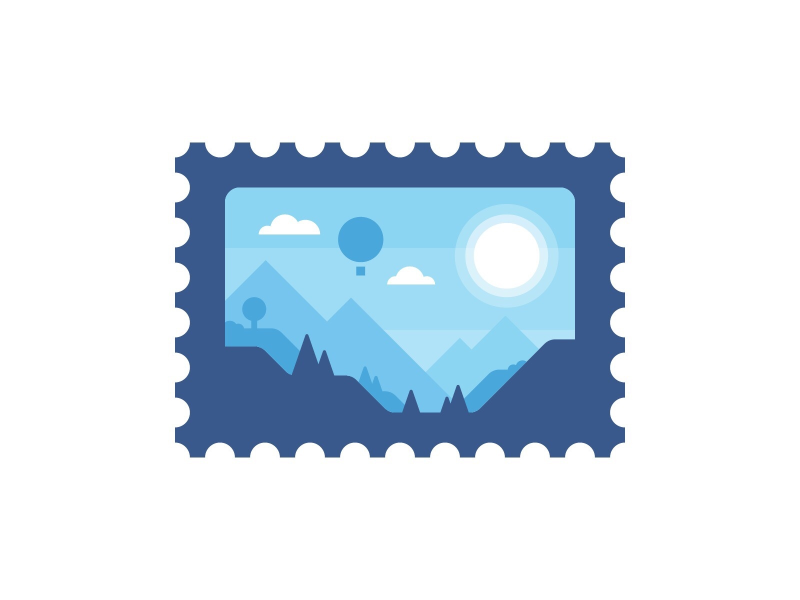
#> input picture src/img/vector.png, 1600 x 1200 px (shown at 1/2 size)
$ python pipe.py
#> lines starting #> are read from the running program, lines starting #| are printed output that depends on the picture; after the words box and inside, x2 and y2 are one past the last pixel; in counts of white or black regions, pixels touching at a corner belong together
#> in pipe, img is the input picture: shape (1200, 1600, 3); mean B, G, R 237.5, 226.8, 213.7
### src/img_preperation.py
from sklearn.cluster import MiniBatchKMeans
import numpy as np
import cv2

from app_exception import *


def read_img(img_path):
    return cv2.imread(img_path)

#https://www.pyimagesearch.com/2014/07/07/color-quantization-opencv-using-k-means-clustering/
def img_quantize(img, n_colors):

#> called with n_colors = 7
    if img.size < n_colors:
        raise QuantizeError('img.size < n_colors', 'ValueError')

    h, w = img.shape[:2]
#> h = 1200; w = 1600

    img = cv2.cvtColor(img, cv2.COLOR_BGR2LAB)
#> img: shape (1200, 1600, 3); mean of channels 0, 1, 2 227.3, 126.8, 120.9

    img = img.reshape((img.shape[0] * img.shape[1], 3))

    clt = MiniBatchKMeans(n_clusters=n_colors, random_state=1)
    labels = clt.fit_predict(img)
    quant = clt.cluster_centers_.astype("uint8")[labels]

    # reshape the feature vectors to images
    quant = quant.reshape((h, w, 3))
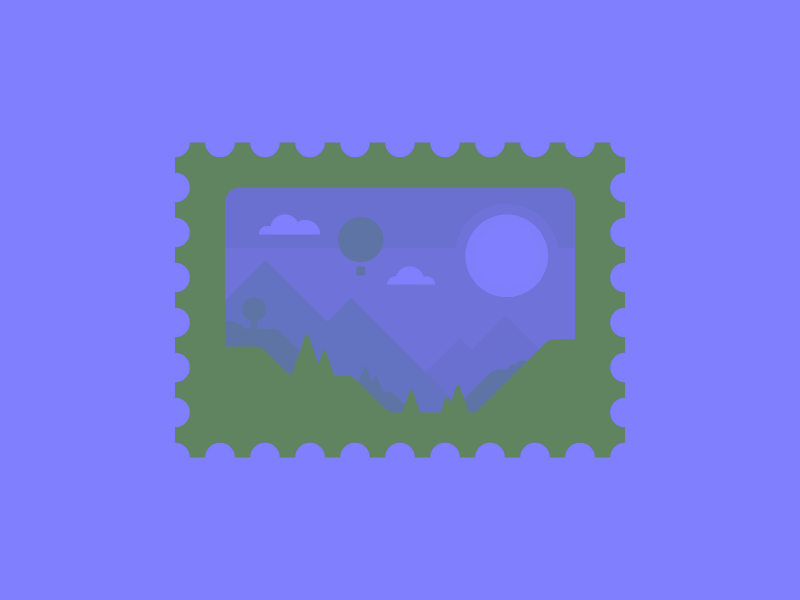
#> quant: shape (1200, 1600, 3) (shown at 1/2 size); mean of channels 0, 1, 2 226.5, 126, 120.9; drawn as B, G, R
    return cv2.cvtColor(quant, cv2.COLOR_LAB2RGB)

def img_blur(img):
    return cv2.bilateralFilter(img, 11, 17, 17)

### src/SVGBuilder.py
import random

import cairosvg


class SVGBuilder:

    path_op = {'L': 1, 'S': 2, 'Q': 2, 'T': 1}

    def __init__(self):
        self.svg = ""
        self.svg_elements = []

        self.width = None
        self.height = None

    def create_canvas(self, width, height, background_color='white'):
#> called with width = 1600, height = 1200, background_color = 'white'
        self.width = width - 1
#> self.width = 1599
        self.height = height - 1
#> self.height = 1199
        self.svg = '<?xml version="1.0" standalone="no"?>\n' \
                   '<svg xmlns="http://www.w3.org/2000/svg" '  \
                  f'viewBox="0 0 {self.width} {self.height}" version="1.1">'
        self.add_rect_element(width=width, height=height, fill=background_color)

    def add_rect_element(self, start_coord=(0,0), width=10, height=10, fill='black'):
        x, y = start_coord
        self.svg_elements.append(
            f'<rect x="{x}" y="{y}" width="{width}" height="{height}" fill="{fill}"/>'
        )

    # [5 lines left out: function add_circle_element, not called in this run]

    def add_spline_element(self, points: list, fill='black'):
        x_prev, y_prev = None, None
        for x, y in points:
            if x_prev == None:
                spline_points = f"M {x} {y} "
                x_prev, y_prev = x, y
                continue
            spline_points += f"Q {x_prev}  {y_prev} {x} {y} "
            x_prev, y_prev = x, y
        self.svg_elements.append(f'<path d="{spline_points}" fill="{fill}"/>')

    def add_poly_element(self, points: list, fill='black'):
        poly_points = ' '.join([f"{x},{y}" for x,y in points])
        self.svg_elements.append(f'<polygon points="{poly_points}" fill="{fill}"/>')

    # [15 lines left out: function add_random_figure, not called in this run]

    def gen_random_coord(self):
        return (random.randint(0, self.width - 1), random.randint(0, self.height - 1))

    def get_svg_text(self):
        return self.svg + ' '.join(self.svg_elements) + '</svg>'

    def save_as_svg(self, path):
        with open(path, 'w') as f:
            f.write(self.get_svg_text())

    def save_as_png(self, path):
        cairosvg.svg2png(bytestring=self.get_svg_text(), write_to=path)


### src/trace.py
from copy import deepcopy

import cv2
import numpy as np


# TODO: think about corners of not rectangle figure
# TODO: still have bug of white lines beside figures

# Collect all outlines of each color-pixel group
def trace(img):
    img_gray = cv2.cvtColor(img, cv2.COLOR_RGB2GRAY)
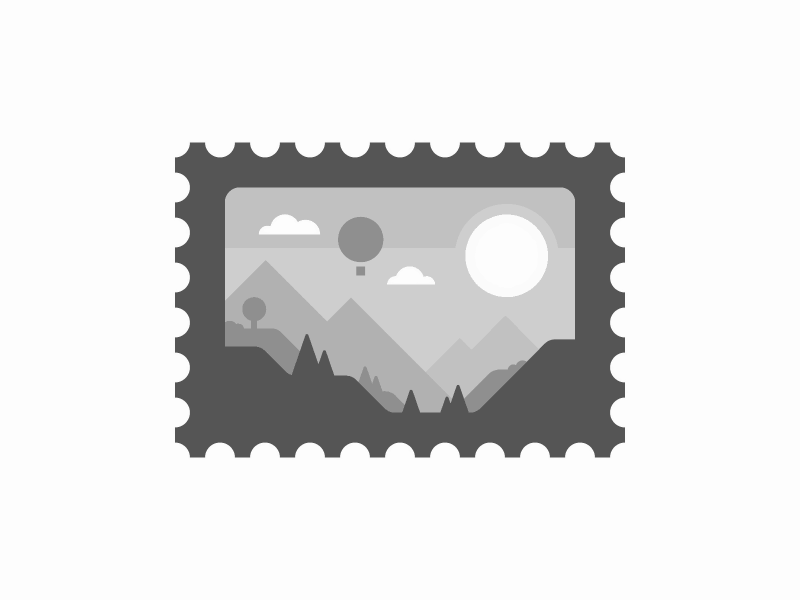
#> img_gray: shape (1200, 1600) (shown at 1/2 size); min 85, max 253, mean 222.6
    outlines = []
    for color in np.unique(img_gray):
        bw_mask = get_image_bw_mask(img_gray, color)
        outlines += get_outline(img, bw_mask)
#> this loop made 7 passes
#> color on passes 1 to 7: 85, 143, 177, 193, 206, 251, 253
#> pass 1, in trace, `bw_mask = get_image_bw_mask(img_gray, color)`:
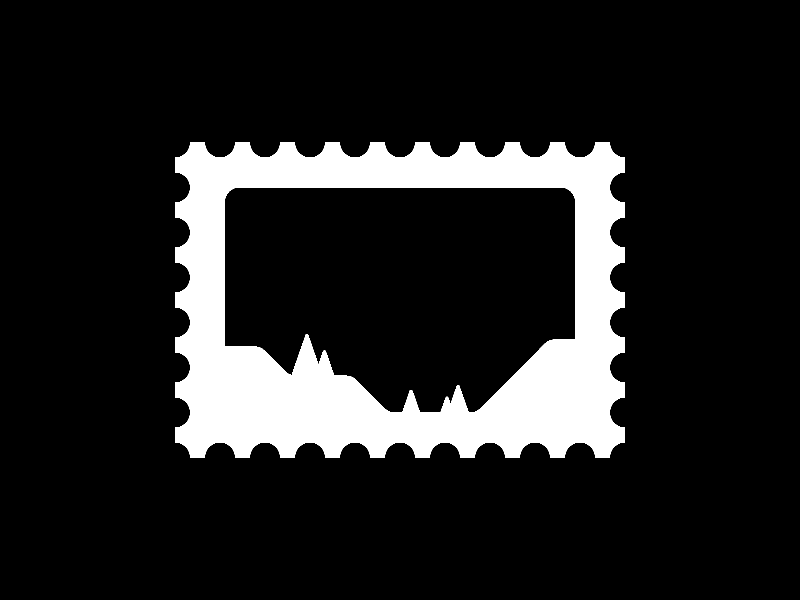
#> bw_mask: shape (1200, 1600) (shown at 1/2 size); 13.5% white; 1 white region, box (x1, y1, x2, y2) and area: (350, 285, 1250, 915) 258546
#> pass 2, in trace, `bw_mask = get_image_bw_mask(img_gray, color)`:
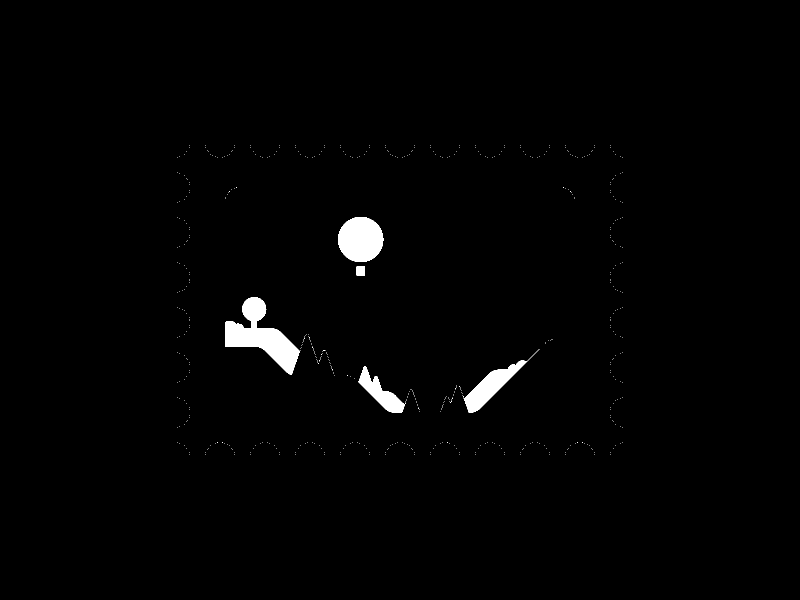
#> bw_mask: shape (1200, 1600) (shown at 1/2 size); 1.2% white; 569 white regions (564 under 20 px), largest, box (x1, y1, x2, y2) and area: (450, 594, 600, 750) 9238, (676, 434, 767, 524) 6427, (927, 698, 1079, 825) 4324, (716, 733, 810, 825) 3063, (713, 533, 730, 551) 306
#> pass 3, in trace, `bw_mask = get_image_bw_mask(img_gray, color)`:
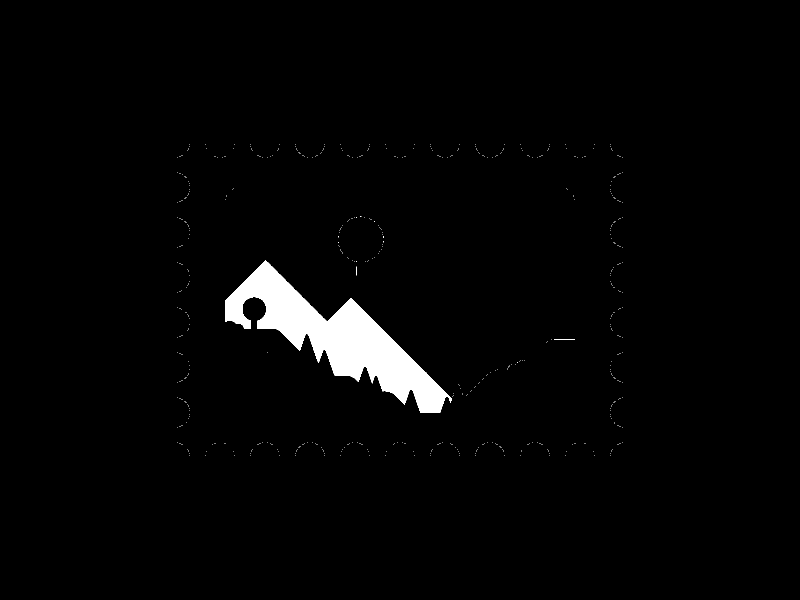
#> bw_mask: shape (1200, 1600) (shown at 1/2 size); 2.2% white; 637 white regions (635 under 20 px), largest, box (x1, y1, x2, y2) and area: (450, 521, 904, 825) 42403, (1108, 678, 1150, 679) 42
    return outlines

# Create black and white mask, where black(255) is group of pixels with searched color
def get_image_bw_mask(img_gray, color):
    color_mask = deepcopy(img_gray)
    # If color == 0, we need to invert (0 -> 1) and (other colors -> 0)
    if color == 0:
        color_mask = color_mask * 0
        color_mask[img_gray==color] = 255
    else:
        color_mask[color_mask!=color] = 0
        color_mask[color_mask==color] = 255
    return color_mask.astype('uint8')

def get_outline(img, bw_mask):
    fill = None
    outlines = []
    # search countrs and approx it
    # need two approx groups for collect corner points with closes neigbors
    countrs_approx, _ = cv2.findContours(bw_mask, cv2.RETR_TREE, cv2.CHAIN_APPROX_TC89_KCOS)
    countrs_full, _   = cv2.findContours(bw_mask, cv2.RETR_TREE, cv2.CHAIN_APPROX_NONE)

    # collect outline objects
    for i in range(len(countrs_approx)):
        #countrs[0], countrs[1], countrs[2] и т.д., list[(x1, y1), (x2, y2), (x3, y3)]
        #but image pixel is img[y, x]

        countr_approx_points = list(zip(countrs_approx[i].T[0][0], countrs_approx[i].T[1][0]))
        countr_full_points   = list(zip(countrs_full[i].T[0][0], countrs_full[i].T[1][0]))

        if len(countr_approx_points) < 3:
            continue

        corners_with_neighbor_points = collect_neighbor_corner_points(
            countr_approx_points, countr_full_points
        )

        if fill == None:
            index = (corners_with_neighbor_points[0][1], corners_with_neighbor_points[0][0])
            fill = get_fill_color(img, index)

        outlines.append({
            'outline_points': corners_with_neighbor_points,
            'fill': fill,
        })
    return outlines

# get corner points with closes neighbor
# return list of coords [(0,0), (0, 1)...(1, 0)]
# [[1, 1, 1, 1, 1],          [[1, 1, 0, 1, 1],
#  [1, 1, 1, 1, 1],    <->    [1, 0, 0, 0, 1],
#  [1, 1, 1, 1, 1],    <->    [1, 0, 0, 0, 1],
#  [1, 1, 1, 1, 1]]           [1, 1, 0, 1, 1]]
def collect_neighbor_corner_points(countr_approx_points, countr_full_points):
    neighbor_corner_points = []
    for point in countr_approx_points:
        index = countr_full_points.index(point)
        if index == 0:
            neighbor_corner_points.append(point)
            neighbor_corner_points.append(countr_full_points[1])
        else:
            neighbor_corner_points += countr_full_points[index-1:index+2]
        # Close our contour for last dot
        if point == countr_approx_points[-1]:
            neighbor_corner_points.append(countr_full_points[-1])
            neighbor_corner_points.append(countr_approx_points[0])

        countr_full_points = countr_full_points[index+1:]
    return neighbor_corner_points

# return value of svg fill attribute
def get_fill_color(img, index):
    red, green, blue = img[index]
    return f"rgb({red}, {green}, {blue})"

### src/spline.py
import numpy as np
from scipy import interpolate

# Spline.get_cubic_b_spline_points(points) -> вернет точки б-сплайна
# out = [(x1,y1),(x2,y2)]
class Spline:
    # Возвращает список точек б-сплайна, [(x1,y1),(x2,y2)]
    @staticmethod
    def get_cubic_b_spline_points(points: np.array, optimization=True) -> list:
        x = points[:,0]
        y = points[:,1]

        points_num = len(x)

        # Создаем узлы
        t = np.linspace(0, 1, points_num-2, endpoint=True)
        t = np.append([0,0,0], t)
        t = np.append(t, [1,1,1])

        tck = [t, [x, y], 3] #knots, coefficients, and degree of the spline

        u3 = np.linspace(0, 1, points_num*2, endpoint=True)
        out = interpolate.splev(u3, tck)

        if optimization:
            out = [reduce_points_len(array) for array in out]

        return list(zip(out[0], out[1]))


# Округлить, уменьшить число знаков после запятой.
def reduce_points_len(array: np.array):
    return np.around(array, decimals=2)

### src/pipe.py
from copy import deepcopy

import cv2
import numpy as np

from img_preperation import img_quantize, img_blur, read_img
from spline import Spline
from SVGBuilder import SVGBuilder
from trace import trace


#TODO: not interpolate corner point
#TODO: refactor it on functions, maybe use multi-proc?

def pipe(img_path, colors_num=16, blur=True, max_pieces_size=0):

    img = cv2.imread(img_path)

    img = img_blur(img)
    img = img_quantize(img, 7)
    cols, rows, _ = img.shape

    svg = SVGBuilder()
    svg.create_canvas(width=rows, height=cols)

    outlines = trace(img)
#> outlines = 61 items
    draw_outlines(svg, outlines)

def draw_outlines(svg, outlines):
    # We need to sort outlines, because one outline can cover other outline
    outlines = sorted(outlines, key=lambda elem: min(elem['outline_points']))
#> outlines = 61 items
    for outline_obj in outlines:
        outline_points = outline_obj['outline_points']
        if len(outline_points) < 4:
            svg.add_poly_element(outline_points, outline_obj['fill'])
        else:
            outline_on_img = Spline.get_cubic_b_spline_points(np.array(outline_points))
            svg.add_spline_element(outline_on_img, outline_obj['fill'])
#> this loop made 61 passes
#> (x in get_cubic_b_spline_points, y in get_cubic_b_spline_points, points_num in get_cubic_b_spline_points, t in get_cubic_b_spline_points) on passes 1, 6, 10: ([0, 0, 0, 0, 1, 1598, 1599, 1599, 1599, 1599, 1598, 1, 0], [0, 1, 1198, 1199, 1199, 1199, 1199, 1198, 1, 0, 0, 0, 0], 13, [0, 0, 0, 0, 0.1, 0.2, 0.3, 0.4, 0.5, 0.6, 0.7, 0.8, 0.9, 1]), ([346, 347, 348, 348, 347, 346, 346, 345, 346, 346, 347], [436, 435, 436, 441, 440, 440, 440, 439, 438, 437, 435], 11, [0, 0, 0, 0, 0.125, 0.25, 0.375, 0.5, 0.625, 0.75, 0.875, 1]), ([351, 352, 354, 355, 354, 354, 353, 352, 352, 351], [579, 578, 578, 579, 580, 580, 581, 580, 580, 579], 10, [0, 0, 0, 0, 0.143, 0.286, 0.429, 0.571, 0.714, 0.857, 1])
#> (y in get_cubic_b_spline_points, points_num in get_cubic_b_spline_points, t in get_cubic_b_spline_points) on passes 51, 60: ([917, 916, 916, 916, 917, 918, 918, 919, 918, 918, 916], 11, [0, 0, 0, 0, 0.125, 0.25, 0.375, 0.5, 0.625, 0.75, 0.875, 1]), ([887, 886, 887, 888, 889, 889, 889, 888, 887, 887, 886], 11, [0, 0, 0, 0, 0.125, 0.25, 0.375, 0.5, 0.625, 0.75, 0.875, 1])

    svg.save_as_svg('vot-eto-da-both.svg')


if __name__ == "__main__":
    pipe(img_path='img/vector.png', colors_num=8)
